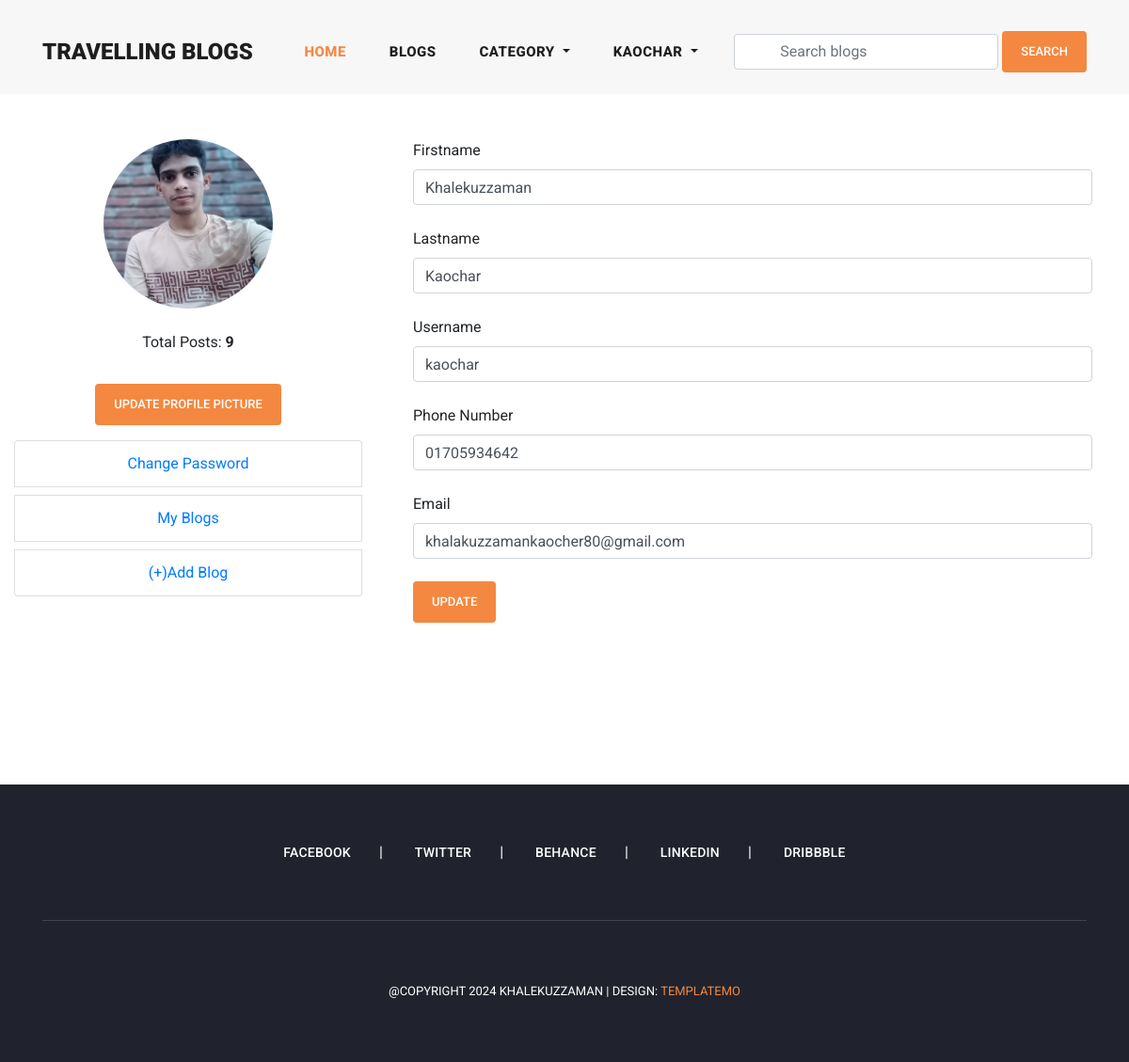
The page /user_profile/profile/ (signed in) on the database its author committed.
### accounts/models.py (models this page shows, shortened)
class Account(AbstractBaseUser):
    first_name = models.CharField(max_length = 50)
    last_name = models.CharField(max_length = 25)
    username = models.CharField(max_length = 50,unique = True)
    email = models.EmailField(max_length = 50,unique = True)
    phone_number = models.CharField(max_length = 11)
    date_joined = models.DateTimeField(auto_now_add = True)
    last_login = models.DateTimeField(auto_now = True)
    is_admin = models.BooleanField(default =  False)
    is_staff = models.BooleanField(default =  False)
    is_superadmin = models.BooleanField(default =  False)
    is_active = models.BooleanField(default =  False)
    profile_image = models.ImageField(
        null = True,
        blank = True,
        upload_to = 'photos/profile_images'
    )
    USERNAME_FIELD = 'email'
    REQUIRED_FIELDS = ['username','first_name','last_name']
    objects = MyAccountManager()
    def get_profile_picture(self):
        url = ""
        try:
            url = self.profile_image.url
        except:
            url = ""
        return url

### userprofile/views.py (the view)
# urls.py: path('profile/',views.profile, name = 'profile'),
@login_required(login_url='login')
def profile(request):
    blogs = request.user.user_blogs.all()
    blog_count = blogs.count()
    account = get_object_or_404(Account,pk = request.user.pk)
    context = {
        'blog_count' : blog_count,
        'account' : account
    }
    return render(request,'userprofile/profile.html',context)

### blog/context_processors.py (called while the page is built)
def get_all_tags(request):
    tags = Tag.objects.all()
    return dict(tags = tags)

### category/context_processors.py (called while the page is built)
def menu_links(request):
    links = Category.objects.all()
    return dict(links = links)

### category/models.py (called while the page is built)
    def get_url(self):
        return reverse('blogs_by_category',args = [self.slug])

### userprofile/templates/userprofile/profile.html (shortened to what this page needs)
{% extends 'base.html' %}
{% load static %}
{% block content %}
<section class="profile">
        <div class="container-fluid">
            <div class="row py-5">
                <div class="col-md-4">
                    <div class="text-center">
                        <img class="rounded rounded-circle profile-picture" src="{{request.user.get_profile_picture}}" alt="">
                        <ul class="text-center py-3">
                            <li class="py-2">
                                <span>Total Posts: <strong>{{blog_count}}</strong></span>
                            </li>
                        </ul>
                    </div>
                    <div class="text-center pt-2 pb-1">
                    <button type="button" class="btn btn-primary" data-toggle="modal" data-target="#exampleModal">
                        Update Profile Picture
                    </button>
                    </div>
                    <ul class="list-group text-center mt-2 mb-5">
                        <li class="list-group-item my-1">
                            <a class="text-decoration-none" href="{% url 'change_password' %}">
                                Change Password
                            </a>
                        </li>
                        <li class="list-group-item my-1">
                            <a class="text-decoration-none" href="{% url 'my_blogs' %}">
                                My Blogs
                            </a>
                        </li>
                        <li class="list-group-item my-1">
                            <a class="text-decoration-none" href="{% url 'add_blog' %}">
                                (+)Add Blog
                            </a>
                        </li>
                    </ul>
                </div>
                <div class="col-md-8">
                    <form class="px-4" action="{% url 'profile' %}" method="POST">
                        <div class="form-group">
                            <label for="firstname">Firstname</label>
                            <input class="form-control" name="first_name"  value="{{account.first_name}}" type="text">
                            <p class="text-danger error py-1">{{form.first_name.errors}}</p>
                        </div>
                        <div class="form-group">
                            <label for="lastname">Lastname</label>
                            <input class="form-control" name="last_name"  value="{{account.last_name}}" type="text">
                            <p class="text-danger error py-1">{{form.last_name.errors}}</p>
                        </div>
                        <div class="form-group">
                            <label for="username">Username</label>
                            <input class="form-control" name="username"  value="{{account.username}}" type="text">
                            <p class="text-danger error py-1">{{form.username.errors}}</p>
                        </div>
                        <div class="form-group">
                            <label for="username">Phone Number</label>
                            <input class="form-control" name="username"  value="{{account.phone_number}}" type="text">
                            <p class="text-danger error py-1">{{form.username.errors}}</p>
                        </div>
                        <div class="form-group">
                            <label for="email">Email</label>
                            <input class="form-control" name="email"  value="{{account.email}}" type="email">
                            <p class="text-danger error py-1">{{form.email.errors}}</p>
                        </div>
                        <div class="form-group mt-2">
                            <button class="btn btn-primary">Update</button>
                        </div>
                    </form>
                </div>
            </div>
        </div>
</section>
{% endblock content %}

### templates/includes/header.html (shortened to what this page needs)
 <header class="">
    <nav class="navbar navbar-expand-lg">
      <div class="container">
        <a class="navbar-brand" href="{% url 'home' %}"><h2>Travelling Blogs<em></em></h2></a>
        <div class="collapse navbar-collapse" id="navbarResponsive">
          <ul class="navbar-nav ml-auto">
            <li class="nav-item active">
              <a class="nav-link" href="{% url 'home' %}">Home</a>
            </li>
            <li class="nav-item">
              <a class="nav-link" href="{% url 'blog' %}">Blogs</a>
            </li>
            <li class="nav-item dropdown">
              <a class="nav-link dropdown-toggle" href="#" id="navbarDropdown" role="button" data-toggle="dropdown" aria-haspopup="true" aria-expanded="false">
                Category
              </a>
            </li>
            {% if request.user.is_authenticated %}
            <li class="nav-item dropdown">
              <a class="nav-link dropdown-toggle" href="#" id="navbarDropdown" role="button" data-toggle="dropdown" aria-haspopup="true" aria-expanded="false">
                {{request.user.username}}
              </a>
            </li>
            {% else %}
            <li class="nav-item">
              <a class="nav-link" href="{% url 'login' %}">Login</a>
            </li>
            {% endif %}
          </ul>
          <form class="form-inline d-flex flex-nowrap my-2 ml-auto search-form" action="{% url 'search_blogs' %}" method="GET">
            <input
                type="text"
                class="form-control px-5"
                placeholder="Search blogs"
                name="keyword"
              />
            <button class="btn btn-primary ml-1" type = "submit">Search</button>
          </form>
        </div>
      </div>
    </nav>
  </header>

### static/css/templatemo-stand-blog.css (style rules this page uses)
body { font-family: 'Roboto', sans-serif; overflow-x: hidden; text-rendering: optimizeLegibility; -webkit-font-smoothing: antialiased; -moz-osx-font-smoothing: grayscale; }
p { margin-bottom: 0px; font-size: 15px; font-weight: 400; color: #7a7a7a; line-height: 30px; }
a { text-decoration: none!important; }
ul { padding: 0; margin: 0; list-style: none; }
h1,h2,h3,h4,h5,h6 { margin: 0px; }
header { z-index: 99999; width: 100%; height: 100px; background-color: #f7f7f7; -webkit-transition: all 0.3s ease-in-out 0s; -moz-transition: all 0.3s ease-in-out 0s; -o-transition: all 0.3s ease-in-out 0s; transition: all 0.3s ease-in-out 0s; }
header .navbar { padding: 25px 0px; }
.navbar .navbar-brand { float: left; margin-top: -12px; outline: none; }
.navbar .navbar-brand h2 { color: #1e1e1e; text-transform: uppercase; font-size: 24px; font-weight: 900; -webkit-transition: all .3s ease 0s; -moz-transition: all .3s ease 0s; -o-transition: all .3s ease 0s; transition: all .3s ease 0s; }
#navbarResponsive { z-index: 999; }
.navbar-collapse { text-align: center; }
.navbar .navbar-nav .nav-item { margin: 0px 15px; }
.navbar .navbar-nav a.nav-link { text-transform: capitalize; font-size: 15px; font-weight: 800; text-transform: uppercase; letter-spacing: 0.5px; color: #1e1e1e; transition: all 0.3s; }
.navbar .navbar-nav .nav-link:hover, .navbar .navbar-nav .active>.nav-link, .navbar .navbar-nav .nav-link.active, .navbar .navbar-nav .nav-link.show, .navbar .navbar-nav .show>.nav-link { color: #f48840; }

### static/css/main.css (style rules this page uses)
.btn-primary { display: inline-block; background-color: #f48840; color: #fff; font-size: 13px; font-weight: 500; padding: 12px 20px; text-transform: uppercase; transition: all .3s; border: none; outline: none; }
input, textarea { text-transform: none !important; }
.profile-picture { max-width: 100%; width: 180px; height: 180px; }

### rows shown on the page
Account: user.username "KAOCHAR", user.get_profile_picture (picture), first_name "Khalekuzzaman", last_name "Kaochar", username "kaochar", username "01705934642", email "khalakuzzamankaocher80@gmail.com"

### other values the page prints
{{ blog_count }} "9"
